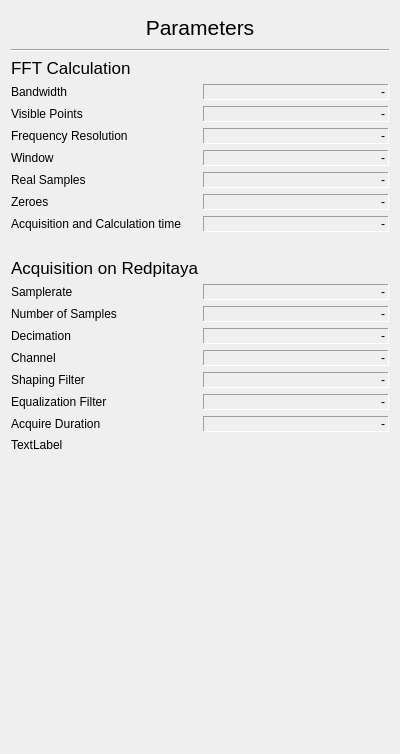
<?xml version="1.0" encoding="UTF-8"?>
<ui version="4.0">
 <class>ParameterWidget</class>
 <widget class="QWidget" name="ParameterWidget">
  <property name="geometry">
   <rect>
    <x>0</x>
    <y>0</y>
    <width>400</width>
    <height>754</height>
   </rect>
  </property>
  <property name="windowTitle">
   <string>Form</string>
  </property>
  <layout class="QVBoxLayout" name="verticalLayout_2">
   <item>
    <layout class="QVBoxLayout" name="verticalLayout">
     <item>
      <widget class="QLabel" name="titlelabel">
       <property name="minimumSize">
        <size>
         <width>0</width>
         <height>32</height>
        </size>
       </property>
       <property name="maximumSize">
        <size>
         <width>16777215</width>
         <height>32</height>
        </size>
       </property>
       <property name="font">
        <font>
         <pointsize>16</pointsize>
        </font>
       </property>
       <property name="text">
        <string>Parameters</string>
       </property>
       <property name="scaledContents">
        <bool>false</bool>
       </property>
       <property name="alignment">
        <set>Qt::AlignCenter</set>
       </property>
       <property name="wordWrap">
        <bool>true</bool>
       </property>
      </widget>
     </item>
     <item>
      <widget class="Line" name="line">
       <property name="orientation">
        <enum>Qt::Horizontal</enum>
       </property>
      </widget>
     </item>
     <item>
      <layout class="QGridLayout" name="gridLayout">
       <item row="14" column="1">
        <widget class="QLabel" name="valShapingFilter">
         <property name="sizePolicy">
          <sizepolicy hsizetype="Preferred" vsizetype="Preferred">
           <horstretch>0</horstretch>
           <verstretch>0</verstretch>
          </sizepolicy>
         </property>
         <property name="frameShape">
          <enum>QFrame::Panel</enum>
         </property>
         <property name="frameShadow">
          <enum>QFrame::Sunken</enum>
         </property>
         <property name="text">
          <string>-</string>
         </property>
         <property name="alignment">
          <set>Qt::AlignRight|Qt::AlignTrailing|Qt::AlignVCenter</set>
         </property>
         <property name="textInteractionFlags">
          <set>Qt::LinksAccessibleByMouse|Qt::TextSelectableByKeyboard|Qt::TextSelectableByMouse</set>
         </property>
        </widget>
       </item>
       <item row="5" column="0">
        <widget class="QLabel" name="label_7">
         <property name="text">
          <string>Real Samples</string>
         </property>
        </widget>
       </item>
       <item row="9" column="0" colspan="2">
        <widget class="QLabel" name="label_16">
         <property name="font">
          <font>
           <pointsize>13</pointsize>
          </font>
         </property>
         <property name="text">
          <string>Acquisition on Redpitaya</string>
         </property>
        </widget>
       </item>
       <item row="10" column="0">
        <widget class="QLabel" name="label_11">
         <property name="text">
          <string>Samplerate</string>
         </property>
        </widget>
       </item>
       <item row="14" column="0">
        <widget class="QLabel" name="label_14">
         <property name="text">
          <string>Shaping Filter</string>
         </property>
        </widget>
       </item>
       <item row="12" column="1">
        <widget class="QLabel" name="valDecimation">
         <property name="sizePolicy">
          <sizepolicy hsizetype="Preferred" vsizetype="Preferred">
           <horstretch>0</horstretch>
           <verstretch>0</verstretch>
          </sizepolicy>
         </property>
         <property name="frameShape">
          <enum>QFrame::Panel</enum>
         </property>
         <property name="frameShadow">
          <enum>QFrame::Sunken</enum>
         </property>
         <property name="text">
          <string>-</string>
         </property>
         <property name="alignment">
          <set>Qt::AlignRight|Qt::AlignTrailing|Qt::AlignVCenter</set>
         </property>
         <property name="textInteractionFlags">
          <set>Qt::LinksAccessibleByMouse|Qt::TextSelectableByKeyboard|Qt::TextSelectableByMouse</set>
         </property>
        </widget>
       </item>
       <item row="12" column="0">
        <widget class="QLabel" name="label_12">
         <property name="text">
          <string>Decimation</string>
         </property>
        </widget>
       </item>
       <item row="10" column="1">
        <widget class="QLabel" name="valSamplerate">
         <property name="sizePolicy">
          <sizepolicy hsizetype="Preferred" vsizetype="Preferred">
           <horstretch>0</horstretch>
           <verstretch>0</verstretch>
          </sizepolicy>
         </property>
         <property name="frameShape">
          <enum>QFrame::Panel</enum>
         </property>
         <property name="frameShadow">
          <enum>QFrame::Sunken</enum>
         </property>
         <property name="text">
          <string>-</string>
         </property>
         <property name="alignment">
          <set>Qt::AlignRight|Qt::AlignTrailing|Qt::AlignVCenter</set>
         </property>
         <property name="textInteractionFlags">
          <set>Qt::LinksAccessibleByMouse|Qt::TextSelectableByKeyboard|Qt::TextSelectableByMouse</set>
         </property>
        </widget>
       </item>
       <item row="7" column="0">
        <widget class="QLabel" name="label_9">
         <property name="text">
          <string>Acquisition and Calculation time</string>
         </property>
         <property name="wordWrap">
          <bool>true</bool>
         </property>
        </widget>
       </item>
       <item row="6" column="0">
        <widget class="QLabel" name="label_8">
         <property name="text">
          <string>Zeroes</string>
         </property>
        </widget>
       </item>
       <item row="13" column="0">
        <widget class="QLabel" name="label_13">
         <property name="text">
          <string>Channel</string>
         </property>
        </widget>
       </item>
       <item row="4" column="0">
        <widget class="QLabel" name="label_6">
         <property name="text">
          <string>Window</string>
         </property>
        </widget>
       </item>
       <item row="5" column="1">
        <widget class="QLabel" name="valRealSamples">
         <property name="sizePolicy">
          <sizepolicy hsizetype="Preferred" vsizetype="Preferred">
           <horstretch>0</horstretch>
           <verstretch>0</verstretch>
          </sizepolicy>
         </property>
         <property name="frameShape">
          <enum>QFrame::Panel</enum>
         </property>
         <property name="frameShadow">
          <enum>QFrame::Sunken</enum>
         </property>
         <property name="text">
          <string>-</string>
         </property>
         <property name="alignment">
          <set>Qt::AlignRight|Qt::AlignTrailing|Qt::AlignVCenter</set>
         </property>
         <property name="textInteractionFlags">
          <set>Qt::LinksAccessibleByMouse|Qt::TextSelectableByKeyboard|Qt::TextSelectableByMouse</set>
         </property>
        </widget>
       </item>
       <item row="17" column="0">
        <widget class="QLabel" name="label_29">
         <property name="text">
          <string>TextLabel</string>
         </property>
        </widget>
       </item>
       <item row="8" column="1">
        <widget class="QLabel" name="label_22">
         <property name="text">
          <string/>
         </property>
        </widget>
       </item>
       <item row="0" column="0" colspan="2">
        <widget class="QLabel" name="label">
         <property name="font">
          <font>
           <pointsize>13</pointsize>
          </font>
         </property>
         <property name="text">
          <string>FFT Calculation</string>
         </property>
        </widget>
       </item>
       <item row="16" column="1">
        <widget class="QLabel" name="valAcquireDuration">
         <property name="sizePolicy">
          <sizepolicy hsizetype="Preferred" vsizetype="Preferred">
           <horstretch>0</horstretch>
           <verstretch>0</verstretch>
          </sizepolicy>
         </property>
         <property name="frameShape">
          <enum>QFrame::Panel</enum>
         </property>
         <property name="frameShadow">
          <enum>QFrame::Sunken</enum>
         </property>
         <property name="text">
          <string>-</string>
         </property>
         <property name="alignment">
          <set>Qt::AlignRight|Qt::AlignTrailing|Qt::AlignVCenter</set>
         </property>
         <property name="textInteractionFlags">
          <set>Qt::LinksAccessibleByMouse|Qt::TextSelectableByKeyboard|Qt::TextSelectableByMouse</set>
         </property>
        </widget>
       </item>
       <item row="7" column="1">
        <widget class="QLabel" name="valCalculationTime">
         <property name="sizePolicy">
          <sizepolicy hsizetype="Preferred" vsizetype="Preferred">
           <horstretch>0</horstretch>
           <verstretch>0</verstretch>
          </sizepolicy>
         </property>
         <property name="toolTip">
          <string/>
         </property>
         <property name="statusTip">
          <string/>
         </property>
         <property name="frameShape">
          <enum>QFrame::Panel</enum>
         </property>
         <property name="frameShadow">
          <enum>QFrame::Sunken</enum>
         </property>
         <property name="text">
          <string>-</string>
         </property>
         <property name="alignment">
          <set>Qt::AlignRight|Qt::AlignTrailing|Qt::AlignVCenter</set>
         </property>
         <property name="textInteractionFlags">
          <set>Qt::LinksAccessibleByMouse|Qt::TextSelectableByKeyboard|Qt::TextSelectableByMouse</set>
         </property>
        </widget>
       </item>
       <item row="4" column="1">
        <widget class="QLabel" name="valWindow">
         <property name="sizePolicy">
          <sizepolicy hsizetype="Preferred" vsizetype="Preferred">
           <horstretch>0</horstretch>
           <verstretch>0</verstretch>
          </sizepolicy>
         </property>
         <property name="frameShape">
          <enum>QFrame::Panel</enum>
         </property>
         <property name="frameShadow">
          <enum>QFrame::Sunken</enum>
         </property>
         <property name="text">
          <string>-</string>
         </property>
         <property name="alignment">
          <set>Qt::AlignRight|Qt::AlignTrailing|Qt::AlignVCenter</set>
         </property>
         <property name="textInteractionFlags">
          <set>Qt::LinksAccessibleByMouse|Qt::TextSelectableByKeyboard|Qt::TextSelectableByMouse</set>
         </property>
        </widget>
       </item>
       <item row="2" column="0">
        <widget class="QLabel" name="label_2">
         <property name="text">
          <string>Visible Points</string>
         </property>
        </widget>
       </item>
       <item row="6" column="1">
        <widget class="QLabel" name="valZeroes">
         <property name="sizePolicy">
          <sizepolicy hsizetype="Preferred" vsizetype="Preferred">
           <horstretch>0</horstretch>
           <verstretch>0</verstretch>
          </sizepolicy>
         </property>
         <property name="frameShape">
          <enum>QFrame::Panel</enum>
         </property>
         <property name="frameShadow">
          <enum>QFrame::Sunken</enum>
         </property>
         <property name="text">
          <string>-</string>
         </property>
         <property name="alignment">
          <set>Qt::AlignRight|Qt::AlignTrailing|Qt::AlignVCenter</set>
         </property>
         <property name="textInteractionFlags">
          <set>Qt::LinksAccessibleByMouse|Qt::TextSelectableByKeyboard|Qt::TextSelectableByMouse</set>
         </property>
        </widget>
       </item>
       <item row="13" column="1">
        <widget class="QLabel" name="valChannel">
         <property name="sizePolicy">
          <sizepolicy hsizetype="Preferred" vsizetype="Preferred">
           <horstretch>0</horstretch>
           <verstretch>0</verstretch>
          </sizepolicy>
         </property>
         <property name="frameShape">
          <enum>QFrame::Panel</enum>
         </property>
         <property name="frameShadow">
          <enum>QFrame::Sunken</enum>
         </property>
         <property name="text">
          <string>-</string>
         </property>
         <property name="alignment">
          <set>Qt::AlignRight|Qt::AlignTrailing|Qt::AlignVCenter</set>
         </property>
         <property name="textInteractionFlags">
          <set>Qt::LinksAccessibleByMouse|Qt::TextSelectableByKeyboard|Qt::TextSelectableByMouse</set>
         </property>
        </widget>
       </item>
       <item row="15" column="1">
        <widget class="QLabel" name="valEqualization">
         <property name="sizePolicy">
          <sizepolicy hsizetype="Preferred" vsizetype="Preferred">
           <horstretch>0</horstretch>
           <verstretch>0</verstretch>
          </sizepolicy>
         </property>
         <property name="frameShape">
          <enum>QFrame::Panel</enum>
         </property>
         <property name="frameShadow">
          <enum>QFrame::Sunken</enum>
         </property>
         <property name="text">
          <string>-</string>
         </property>
         <property name="alignment">
          <set>Qt::AlignRight|Qt::AlignTrailing|Qt::AlignVCenter</set>
         </property>
         <property name="textInteractionFlags">
          <set>Qt::LinksAccessibleByMouse|Qt::TextSelectableByKeyboard|Qt::TextSelectableByMouse</set>
         </property>
        </widget>
       </item>
       <item row="15" column="0">
        <widget class="QLabel" name="label_15">
         <property name="text">
          <string>Equalization Filter</string>
         </property>
        </widget>
       </item>
       <item row="1" column="0">
        <widget class="QLabel" name="label_3">
         <property name="text">
          <string>Bandwidth</string>
         </property>
        </widget>
       </item>
       <item row="2" column="1">
        <widget class="QLabel" name="valVisiblePoints">
         <property name="sizePolicy">
          <sizepolicy hsizetype="Preferred" vsizetype="Preferred">
           <horstretch>0</horstretch>
           <verstretch>0</verstretch>
          </sizepolicy>
         </property>
         <property name="frameShape">
          <enum>QFrame::Panel</enum>
         </property>
         <property name="frameShadow">
          <enum>QFrame::Sunken</enum>
         </property>
         <property name="text">
          <string>-</string>
         </property>
         <property name="alignment">
          <set>Qt::AlignRight|Qt::AlignTrailing|Qt::AlignVCenter</set>
         </property>
         <property name="textInteractionFlags">
          <set>Qt::LinksAccessibleByMouse|Qt::TextSelectableByKeyboard|Qt::TextSelectableByMouse</set>
         </property>
        </widget>
       </item>
       <item row="3" column="1">
        <widget class="QLabel" name="valFrequencyResolution">
         <property name="sizePolicy">
          <sizepolicy hsizetype="Preferred" vsizetype="Preferred">
           <horstretch>0</horstretch>
           <verstretch>0</verstretch>
          </sizepolicy>
         </property>
         <property name="frameShape">
          <enum>QFrame::Panel</enum>
         </property>
         <property name="frameShadow">
          <enum>QFrame::Sunken</enum>
         </property>
         <property name="text">
          <string>-</string>
         </property>
         <property name="alignment">
          <set>Qt::AlignRight|Qt::AlignTrailing|Qt::AlignVCenter</set>
         </property>
         <property name="textInteractionFlags">
          <set>Qt::LinksAccessibleByMouse|Qt::TextSelectableByKeyboard|Qt::TextSelectableByMouse</set>
         </property>
        </widget>
       </item>
       <item row="16" column="0">
        <widget class="QLabel" name="label_17">
         <property name="text">
          <string>Acquire Duration</string>
         </property>
        </widget>
       </item>
       <item row="3" column="0">
        <widget class="QLabel" name="label_5">
         <property name="text">
          <string>Frequency Resolution</string>
         </property>
        </widget>
       </item>
       <item row="1" column="1">
        <widget class="QLabel" name="valBandwidth">
         <property name="sizePolicy">
          <sizepolicy hsizetype="Preferred" vsizetype="Preferred">
           <horstretch>0</horstretch>
           <verstretch>0</verstretch>
          </sizepolicy>
         </property>
         <property name="frameShape">
          <enum>QFrame::Panel</enum>
         </property>
         <property name="frameShadow">
          <enum>QFrame::Sunken</enum>
         </property>
         <property name="text">
          <string>-</string>
         </property>
         <property name="alignment">
          <set>Qt::AlignRight|Qt::AlignTrailing|Qt::AlignVCenter</set>
         </property>
         <property name="textInteractionFlags">
          <set>Qt::LinksAccessibleByMouse|Qt::TextSelectableByKeyboard|Qt::TextSelectableByMouse</set>
         </property>
        </widget>
       </item>
       <item row="11" column="0">
        <widget class="QLabel" name="label_4">
         <property name="text">
          <string>Number of Samples</string>
         </property>
        </widget>
       </item>
       <item row="11" column="1">
        <widget class="QLabel" name="valNumSamples">
         <property name="sizePolicy">
          <sizepolicy hsizetype="Preferred" vsizetype="Preferred">
           <horstretch>0</horstretch>
           <verstretch>0</verstretch>
          </sizepolicy>
         </property>
         <property name="frameShape">
          <enum>QFrame::Panel</enum>
         </property>
         <property name="frameShadow">
          <enum>QFrame::Sunken</enum>
         </property>
         <property name="text">
          <string>-</string>
         </property>
         <property name="alignment">
          <set>Qt::AlignRight|Qt::AlignTrailing|Qt::AlignVCenter</set>
         </property>
         <property name="textInteractionFlags">
          <set>Qt::LinksAccessibleByMouse|Qt::TextSelectableByKeyboard|Qt::TextSelectableByMouse</set>
         </property>
        </widget>
       </item>
      </layout>
     </item>
     <item>
      <spacer name="verticalSpacer">
       <property name="orientation">
        <enum>Qt::Vertical</enum>
       </property>
       <property name="sizeHint" stdset="0">
        <size>
         <width>20</width>
         <height>40</height>
        </size>
       </property>
      </spacer>
     </item>
    </layout>
   </item>
  </layout>
 </widget>
 <resources/>
 <connections/>
</ui>
